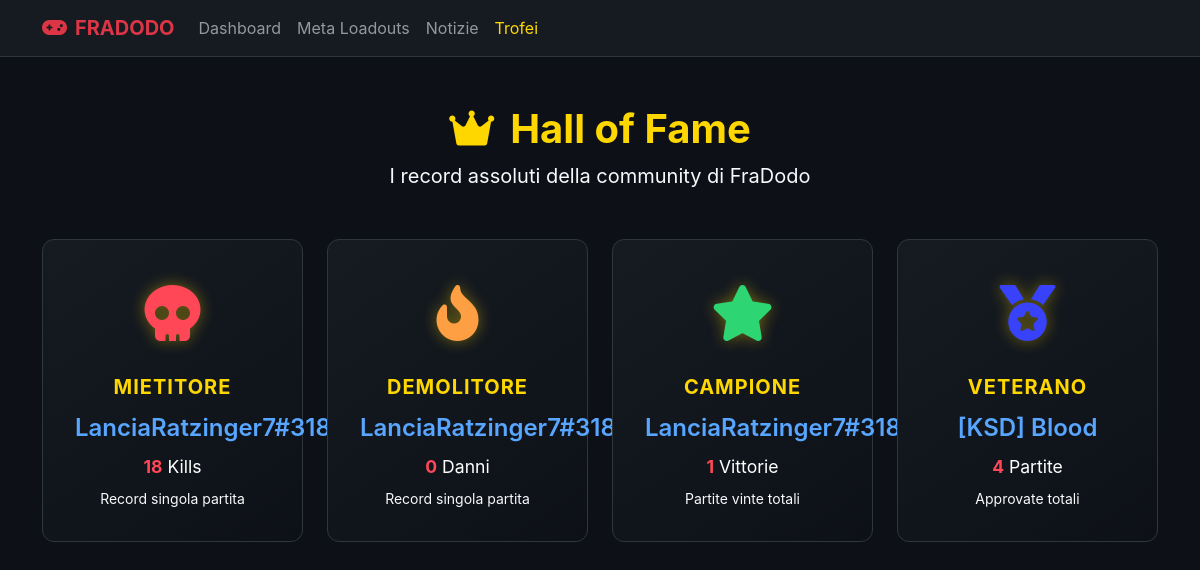
/trofei, run on an earlier commit of the app's database.
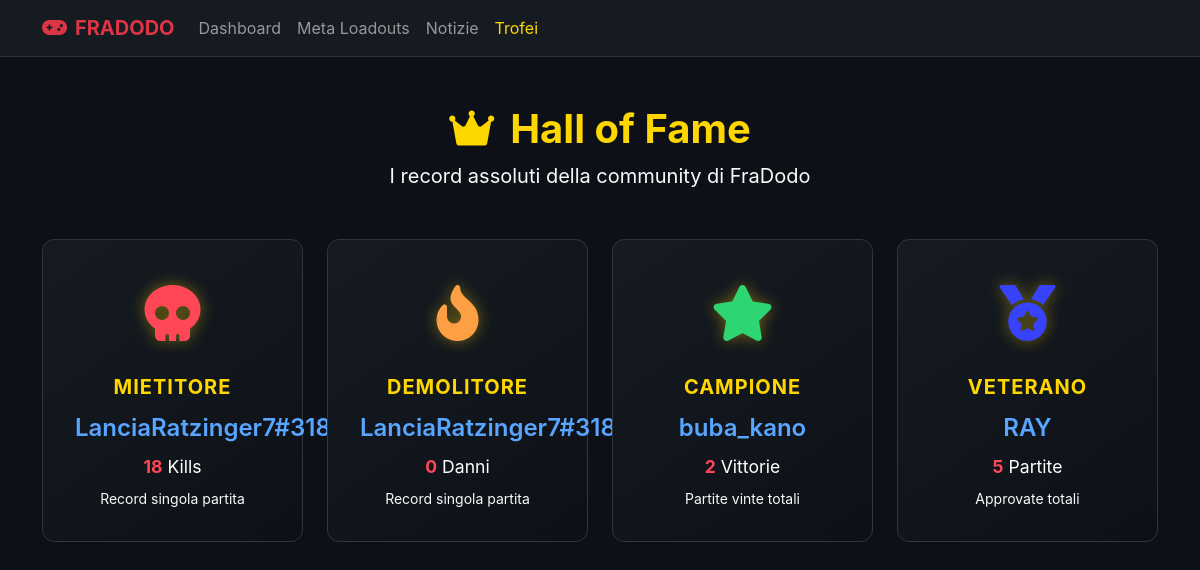
And on a later commit of the database.
### tables this page shows
CREATE TABLE players (
            discord_id TEXT PRIMARY KEY,
            activision_id TEXT NOT NULL,
            points INTEGER DEFAULT 0,
            matches_played INTEGER DEFAULT 0,
            total_kills INTEGER DEFAULT 0,
            total_damage INTEGER DEFAULT 0,
            wins INTEGER DEFAULT 0
        , contest_points REAL DEFAULT 0);

### web/app.py (the view)
@app.get("/trofei", response_class=HTMLResponse)
async def trofei(request: Request):
    hof_data = database.get_hall_of_fame()
    return templates.TemplateResponse(request=request, name="trofei.html", context={"hof": hof_data})

### web/templates/trofei.html (shortened to what the changed rows need)
<!DOCTYPE html>
<html lang="it">
<head>
    <link href="https://cdn.jsdelivr.net/npm/bootstrap@5.3.0/dist/css/bootstrap.min.css" rel="stylesheet">
    <link rel="stylesheet" href="https://cdn.jsdelivr.net/npm/bootstrap-icons@1.11.1/font/bootstrap-icons.css">
    <link href="https://cdnjs.cloudflare.com/ajax/libs/font-awesome/6.0.0/css/all.min.css" rel="stylesheet">
</head>
<body>
    <div class="container mb-5">
        <div class="text-center mb-5">
            <h1 class="fw-bold" style="color: #ffd700;"><i class="fa-solid fa-crown me-3"></i>Hall of Fame</h1>
        </div>
        {% if hof %}
        <div class="row g-4 justify-content-center">
            {% if hof.top_killer %}
            <div class="col-md-6 col-lg-3">
                <div class="trophy-card">
                    <div class="trophy-icon" style="color: #ff4757;"><i class="fa-solid fa-skull"></i></div>
                    <div class="trophy-title">{{ hof.top_killer.title }}</div>
                    <div class="player-name">{{ hof.top_killer.name }}</div>
                    <div class="record-value"><span class="highlight">{{ hof.top_killer.value }}</span> Kills</div>
                    <div class="text-light small mt-2">Record singola partita</div>
                </div>
            </div>
            {% endif %}
            {% if hof.top_damage %}
            <div class="col-md-6 col-lg-3">
                <div class="trophy-card">
                    <div class="trophy-icon" style="color: #ff9f43;"><i class="fa-solid fa-fire-flame-curved"></i></div>
                    <div class="trophy-title">{{ hof.top_damage.title }}</div>
                    <div class="player-name">{{ hof.top_damage.name }}</div>
                    <div class="record-value"><span class="highlight">{{ hof.top_damage.value }}</span> Danni</div>
                    <div class="text-light small mt-2">Record singola partita</div>
                </div>
            </div>
            {% endif %}
            {% if hof.top_score %}
            <div class="col-md-6 col-lg-3">
                <div class="trophy-card">
                    <div class="trophy-icon" style="color: #2ed573;"><i class="fa-solid fa-star"></i></div>
                    <div class="trophy-title">{{ hof.top_score.title }}</div>
                    <div class="player-name">{{ hof.top_score.name }}</div>
                    <div class="record-value"><span class="highlight">{{ hof.top_score.value }}</span> Vittorie</div>
                    <div class="text-light small mt-2">Partite vinte totali</div>
                </div>
            </div>
            {% endif %}
            {% if hof.most_dedicated %}
            <div class="col-md-6 col-lg-3">
                <div class="trophy-card">
                    <div class="trophy-icon" style="color: #3742fa;"><i class="fa-solid fa-medal"></i></div>
                    <div class="trophy-title">{{ hof.most_dedicated.title }}</div>
                    <div class="player-name">{{ hof.most_dedicated.name }}</div>
                    <div class="record-value"><span class="highlight">{{ hof.most_dedicated.value }}</span> Partite</div>
                    <div class="text-light small mt-2">Approvate totali</div>
                </div>
            </div>
            {% endif %}
        </div>
        {% else %}
        <div class="empty-state">
            <i class="fa-solid fa-ghost fs-1 mb-3"></i>
            <h3>Nessun record ancora registrato!</h3>
            <p>Le statistiche verranno aggiornate man mano che le partite vengono approvate.</p>
        </div>
        {% endif %}
    </div>
</body>
</html>

What changed in the data, as far as the page shows it:
no longer on this page (row unchanged): players: most_dedicated.name "[KSD] Blood"
added players: top_score.name "buba_kano"
now on this page (row edited): players: most_dedicated.name "RAY"
Also different on the page:
{{ hof.top_score.value }}: "1" → "2"
{{ hof.most_dedicated.value }}: "4" → "5"
{{ hof.top_score.name }}: "LanciaRatzinger7#3183271" → "buba_kano"
